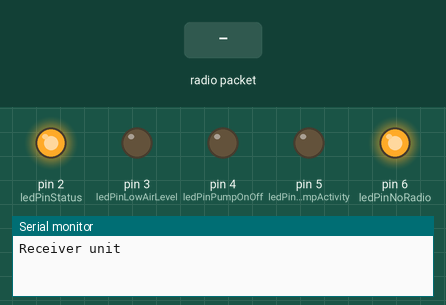
Simulated run of this program. Board: Arduino Nano, built with avr-gcc and run on an emulated ATmega328P. Shown: output pins drawn as LEDs (lit = HIGH), the last lines printed to the serial monitor. The inputs (shaded band) are chosen by the test bench. No radio packets arrive unless stated.

Above: at 1.2 s.
1.3 s: radio packet "1" arrives
At 2.1 s:
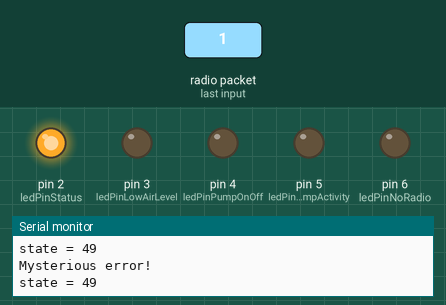
At 10.05 s:
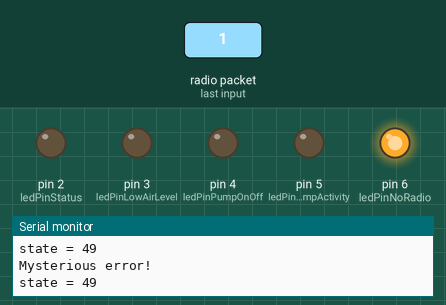
Timing chart, 0 to 21.6 s (numbered marks = the images above; inputs shaded):
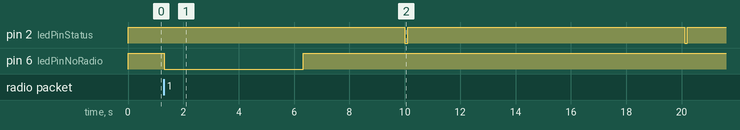

The program:

main.cpp
```cpp
#include "Arduino.h"
#include "AsyncBlinker.h"
#include <RF24.h>
#include <SPI.h>
#include <nRF24L01.h>

enum class Status {
  ok,
  lowAirLevel,
  noPumpActivity,
  pumpToggleOn,
  pumpToggleOff,
  noRadio,
};
Status status = Status::noRadio;
Status lastStatus = status;
Status x = status;

// Warn if no radio is received for this duration (milliseconds)
unsigned long maxRadioReceiveInterval = 1000 * 5;

const int ledPinStatus = 2;
const int ledPinLowAirLevel = 3;
const int ledPinPumpOnOff = 4;
const int ledPinNoPumpActivity = 5;
const int ledPinNoRadio = 6;

AsyncBlinker blinkOk = AsyncBlinker(ledPinStatus, 0, 10, 1990);
AsyncBlinker blinkLowAirLevel = AsyncBlinker(ledPinStatus, 0, 200, 100);
AsyncBlinker blinkNoPumpActivity = AsyncBlinker(ledPinStatus, 0, 2000, 100);
AsyncBlinker blinkNoRadio = AsyncBlinker(ledPinStatus, 0, 10000, 100);

int buttonState = 0;
// int xState = 0;
unsigned long currentTime;
unsigned long lastRadioReceiveTime = currentTime;
unsigned long timeSinceLastRadioReceive;

RF24 radio(7, 8); // CE, CSN
const byte address[6] = "00001";

void setup() {
  pinMode(ledPinStatus, OUTPUT);
  pinMode(ledPinLowAirLevel, OUTPUT);
  pinMode(ledPinPumpOnOff, OUTPUT);
  pinMode(ledPinNoPumpActivity, OUTPUT);
  pinMode(ledPinNoRadio, OUTPUT);

  Serial.begin(9600);

  // Starting the Wireless communication
  radio.begin();
  // Setting the address where we will send and the data
  radio.openWritingPipe(address);
  // You can set this as minimum or maximum depending on the
  // distance between the transmitter and receiver.
  radio.setPALevel(RF24_PA_MAX);

  // This sets the module as receiver
  radio.openReadingPipe(0, address);
  radio.startListening();
  Serial.println("Receiver unit");
}


void loop() {
  currentTime = millis();

  // Get pump state
  if (radio.available()) {
    lastRadioReceiveTime = millis();
    radio.read(&x, sizeof(x));

    switch (x) {
    case Status::pumpToggleOn:
      Serial.println("Pump is on!");
      digitalWrite(ledPinPumpOnOff, 1);
      break;
    case Status::pumpToggleOff:
      Serial.println("Pump is off!");
      digitalWrite(ledPinPumpOnOff, 0);
      break;
    default:
      status = x;
      break;
    }
  }

  timeSinceLastRadioReceive = currentTime - lastRadioReceiveTime;
  if (timeSinceLastRadioReceive > maxRadioReceiveInterval) {
    status = Status::noRadio;
  }

  // Show state
  switch (status) {
  case Status::ok:
    blinkOk.blink(1);
    break;
  case Status::lowAirLevel:
    blinkLowAirLevel.blink(1);
    break;
  case Status::noPumpActivity:
    blinkNoPumpActivity.blink(1);
    break;
  case Status::noRadio:
    blinkNoRadio.blink(1);
    break;
  default:
    Serial.println("Mysterious error!");
    Serial.print("state = ");
    Serial.println((int)status);

    // The LED will stay on as long as this line is executed in each loop.
    blinkOk.resetTimer();
  }

  digitalWrite(ledPinLowAirLevel, status == Status::lowAirLevel);
  digitalWrite(ledPinNoPumpActivity, status == Status::noPumpActivity);
  digitalWrite(ledPinNoRadio, status == Status::noRadio);

  blinkOk.run(currentTime);
  blinkLowAirLevel.run(currentTime);
  blinkNoPumpActivity.run(currentTime);
  blinkNoRadio.run(currentTime);

  delay(1);


}
```

AsyncBlinker.h
```cpp
//
// Created by UlrikKarlsson on 2021-12-08.
//

#ifndef TEST_ASYNCBLINKER_H
#define TEST_ASYNCBLINKER_H

#include "Arduino.h"

class AsyncBlinker {
private:
  int m_pin;
  int m_delay;
  int m_onTime;
  int m_offTime;
  unsigned long m_timeAtLastRun;
  unsigned long m_timeSinceLastCycle;
  int m_numberOfBlinks = 0;

public:
  AsyncBlinker(int pin, int delay, int offTime, int onTime);

  ~AsyncBlinker();

  void setDelay(int delay);

  void setOnTime(int onTime);

  void setOffTime(int offTime);

  // This method must be called on every round in main loop
  void run(unsigned long currentTime);

  // Call this method when you want to blink the LED
  void blink(int numberOfBlinks);

  void resetTimer();
};

#endif // TEST_ASYNCBLINKER_H
```

AsyncBlinker.cpp
```cpp
//
// Created by UlrikKarlsson on 2021-12-08.
//

#include "AsyncBlinker.h"

AsyncBlinker::AsyncBlinker(int pin, int delay, int onTime, int offTime) {
  m_timeAtLastRun = millis();
  m_timeSinceLastCycle = 0;
  m_pin = pin;
  setDelay(delay);
  setOnTime(onTime);
  setOffTime(offTime);
}

AsyncBlinker::~AsyncBlinker() {}

void AsyncBlinker::setDelay(int delay) { m_delay = delay; }

void AsyncBlinker::setOnTime(int onTime) { m_onTime = onTime; }

void AsyncBlinker::setOffTime(int offTime) { m_offTime = offTime; }

void AsyncBlinker::run(unsigned long currentTime) {
  if (m_numberOfBlinks > 0) {
    m_timeSinceLastCycle += currentTime - m_timeAtLastRun;
    if (m_timeSinceLastCycle < m_delay) {
      digitalWrite(m_pin, 0);
    } else if (m_timeSinceLastCycle < m_delay + m_onTime) {
      digitalWrite(m_pin, 1);
    } else if (m_timeSinceLastCycle < m_delay + m_onTime + m_offTime) {
      digitalWrite(m_pin, 0);
    } else {
      m_numberOfBlinks -= 1;
      m_timeSinceLastCycle = 0;
    }
    m_timeAtLastRun = currentTime;
  }
}

void AsyncBlinker::blink(int numberOfBlinks) {
  m_numberOfBlinks = numberOfBlinks;
}

void AsyncBlinker::resetTimer() {
  m_timeSinceLastCycle = 0;
  m_timeAtLastRun = millis();
}
```

Measured:
- after the input at 1.3 s, pin 6 (ledPinNoRadio): HIGH → LOW at once, → HIGH 5.0 s later
- by itself, pin 2 (ledPinStatus): alternates HIGH for 10.0 s and LOW for 0.10 s
